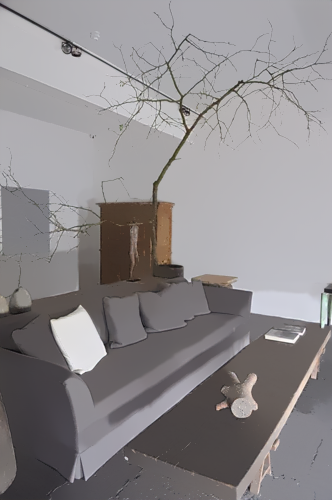
%> input picture test_stylization/tree-smooth.png, 332 x 500 px; its folder holds only this picture in this run
$ octave post_stylization.m   (GNU Octave 9; MATLAB toolbox functions it lacks are replaced by stand-ins)
%> lines starting %> are read from the running program, lines starting %| are printed output that depends on the picture
### util/PencilDrawing.m
function I = PencilDrawing(im, ks, width, dirNum, gammaS, gammaI, toneMap)
%> called with ks = 8, width = 1, dirNum = 8, gammaS = 2, gammaI = 1, toneMap = 0
% ==============================================
%   Generate the pencil drawing I based on the method described in
%   "Combining Sketch and Tone for Pencil Drawing Production" Cewu Lu, Li Xu, Jiaya Jia
%   International Symposium on Non-Photorealistic Animation and Rendering (NPAR 2012), June, 2012
%
%   Paras:
%   @im        : the input image.
%   @ks        : the length of convolution line.
%   @width     : the width of the stroke.
%   @dirNum    : the number of directions.
%   @gammaS    : the darkness of the stroke.
%   @gammaI    : the darkness of the resulted image.
%   @toneMap   : 1 for tonemapped output, and 0 for normal output

    %% Read the image
    im = im2double(im);
    [H, W, sc] = size(im);
%> H = 500; W = 332; sc = 3

    %% Convert from rgb to yuv when nessesary
    if (sc == 3)
        yuvIm = rgb2ycbcr(im);
%> yuvIm: size 500x332x3 double; mean of channels 1, 2, 3 0.53, 0.504, 0.507
        lumIm = yuvIm(:,:,1);
    else
        lumIm = im;
    end

    %% Generate the stroke map
    S = GenStroke(lumIm, ks, width, dirNum) .^ gammaS; % darken the result by gamma

    %% Generate the tone map
    J = GenToneMap(lumIm) .^ gammaI; % darken the result by gamma

    %% Read the pencil texture
    P = im2double(imread('pencils/pencil2.png'));
    P = rgb2gray(P);

    %% Generate the pencil map
    T = GenPencil(lumIm, P, J);

    %% Compute the result
    if toneMap == 1
        lumIm = S .* T;
    else
        lumIm = S .* lumIm;
    end

    if (sc == 3)
        yuvIm(:,:,1) = lumIm;
        I = ycbcr2rgb(yuvIm);
    else
        I = lumIm;
    end
end

### util/GenStroke.m
function S = GenStroke(im, ks, width, dirNum)
%> called with ks = 8, width = 1, dirNum = 8
% ==============================================
%   Compute the stroke structure 'S'
%
%   Paras:
%   @im        : input image ranging value from 0 to 1.
%   @ks        : kernel size.
%   @width     : width of the strocke
%   @dirNum    : number of directions.
%

    %% Initialization
    [H, W, ~] = size(im);
%> H = 500; W = 332

    %% Smoothing
%     im = medfilt2(im, [3 3]);

    %% Image gradient
    imX = [abs(im(:,1:(end-1)) - im(:,2:end)),zeros(H,1)];
    imY = [abs(im(1:(end-1),:) - im(2:end,:));zeros(1,W)];
    imEdge = imX + imY;

    %% Convolution kernel with horizontal direction
    kerRef = zeros(ks*2+1);
    kerRef(ks+1,:) = 1;

    %% Classification
    response = zeros(H,W,dirNum);
    for n = 1 : dirNum
        ker = imrotate(kerRef, (n-1)*180/dirNum, 'bilinear', 'crop');
        response(:,:,n) = conv2(imEdge, ker, 'same');
    end

    [~, index] = max(response,[], 3);
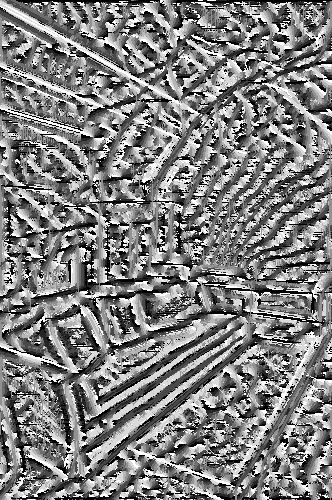
%> index: size 500x332 double; min 1, max 8, mean 4.51; drawn with min black and max white

    %% Create the stroke
    C = zeros(H, W, dirNum);
    for n = 1 : dirNum
        C(:,:,n) = imEdge .* (index == n);
    end

    kerRef = zeros(ks*2+1);
    kerRef(ks+1,:) = 1;
    for n = 1 : width
        if (ks+1-n) > 0
            kerRef(ks+1-n,:) = 1;
        end
        if (ks+1+n) < (ks*2+1)
            kerRef(ks+1+n,:) = 1;
        end
    end

    Spn = zeros(H, W, dirNum);
    for n = 1 : dirNum
        ker = imrotate(kerRef, (n-1)*180/dirNum, 'bilinear', 'crop');
        Spn(:,:,n) = conv2(C(:,:,n), ker, 'same');
    end

    Sp = sum(Spn, 3);
    Sp = (Sp - min(Sp(:))) / (max(Sp(:)) - min(Sp(:)));
    S = 1 - Sp;
%> in PencilDrawing, `S = GenStroke(lumIm, ks, width, dirNum) .^ gammaS;`:
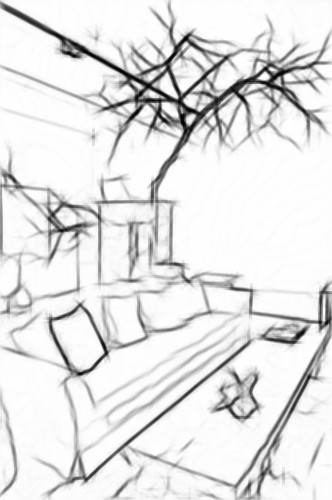
%> S: size 500x332 double; min 0, max 1, mean 0.894
end

### util/GenToneMap.m
function J = GenToneMap(im)
% ==============================================
%   Compute the tone map 'T'
%
%   Paras:
%   @im        : input image ranging value from 0 to 1.
%

    %% Parameters
    Ub = 225;
    Ua = 105;

    Mud = 90;

    DeltaB = 9;
    DeltaD = 11;

    % [13 lines of commented-out code are left out]

    Omega1 = 76;
    Omega2 = 22;
    Omega3 = 2;

    %% Compute the target histgram
    histgramTarget = zeros(256, 1);
    total = 0;
    for ii = 0 : 255
        if ii < Ua || ii > Ub
            p = 0;
        else
            p = 1 / (Ub - Ua);
        end

        histgramTarget(ii+1, 1) = (...
            Omega1 * 1/DeltaB * exp(-(255-ii)/DeltaB) + ...
            Omega2 * p + ...
            Omega3 * 1/sqrt(2 * pi * DeltaD) * exp(-(ii-Mud)^2/(2*DeltaD^2))) * 0.01;

        total = total + histgramTarget(ii+1, 1);
    end
    histgramTarget(:, 1) = histgramTarget(:, 1)/total;

%     %% Smoothing
%     im = medfilt2(im, [5 5]);

    %% Histgram matching
    J = histeq(im, histgramTarget);

    %% Smoothing
    G = fspecial('average', 10);
    J = imfilter(J, G,'same');
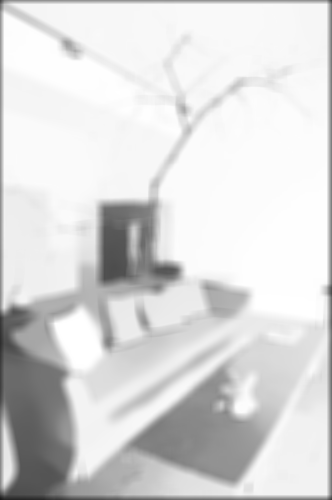
%> J: size 500x332 double; min 0.0956, max 1, mean 0.855
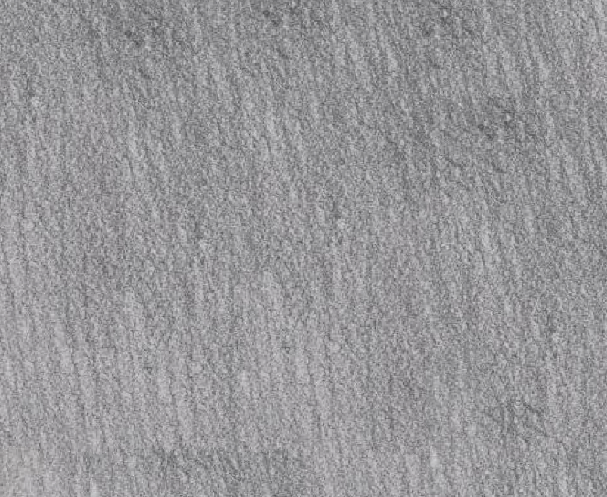
%> input picture pencils/pencil2.png, 607 x 497 px
end

### util/GenPencil.m
function T = GenPencil(im, P, J)
% ==============================================
%   Compute the pencil map 'T'
%
%   Paras:
%   @im        : input image ranging value from 0 to 1.
%   @P         : the pencil texture.
%   @J         : the tone map.
%

    %% Parameters
    theta = 0.2;

    [H, W, ~] = size(im);

    %% Initialization
    P = imresize(P, [H, W]);
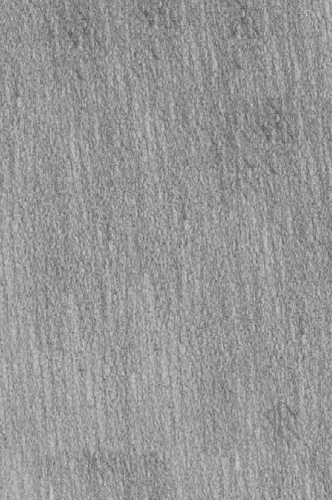
%> P: size 500x332 double; min 0.321, max 0.813, mean 0.591
    P = reshape(P, H*W, 1);
    logP = log(P);
    logP = spdiags(logP, 0, H*W, H*W);

    J = imresize(J, [H, W]);
    J = reshape(J, H*W, 1);
    logJ = log(J);

    e = ones(H*W, 1);
    Dx = spdiags([-e, e], [0, H], H*W, H*W);
    Dy = spdiags([-e, e], [0, 1], H*W, H*W);

    %% Compute matrix A and b
    A = theta * (Dx * Dx' + Dy * Dy') + (logP)' * logP;
    b = (logP)' * logJ;

    %% Conjugate gradient
    beta = pcg(A, b, 1e-6, 60);

    %% Compute the result
    beta = reshape(beta, H, W);
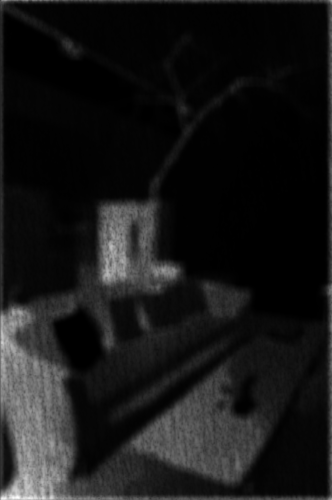
%> beta: size 500x332 double; min 5.02e-09, max 3.96, mean 0.374; drawn with min black and max white

    P = reshape(P, H, W);

    T = P .^ beta;
end

### post_stylization.m
clear all;
addpath('./util');

inputDir = './test_stylization/';
outputDir = './test_stylization/';
images = dir([inputDir '*-smooth.png']);
for m = 1:length(images)
    inputname = [inputDir images(m).name];
    strokename = [outputDir images(m).name];
    strokename = strrep(strokename,'smooth.png','stroke.png');
    stylename = [outputDir images(m).name];
    stylename = strrep(stylename,'smooth.png','draw.png');

    input = im2double(imread(inputname));
    output_style = PencilDrawing(input, 8, 1, 8, 2, 1, 0);
%> in PencilDrawing, `yuvIm(:,:,1) = lumIm;`: yuvIm: size 500x332x3 double; mean of channels 1, 2, 3 0.476, 0.504, 0.507
%> in PencilDrawing, `I = ycbcr2rgb(yuvIm);`:
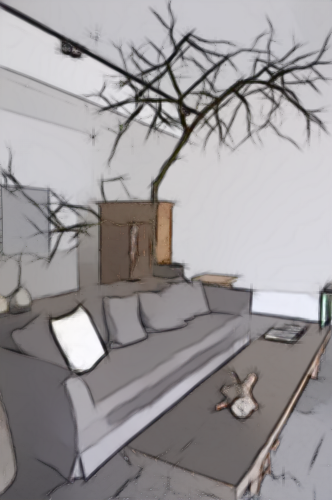
%> I: size 500x332x3 double; mean R, G, B 0.49, 0.476, 0.484; drawn with min black and max white
    imwrite(output_style,stylename);

    input_ycbcr = rgb2ycbcr(input);
    input_y = input_ycbcr(:,:,1);
    output_stroke = GenStroke(input_y, 8, 1, 8).^2;
    imwrite(output_stroke,strokename);
end
